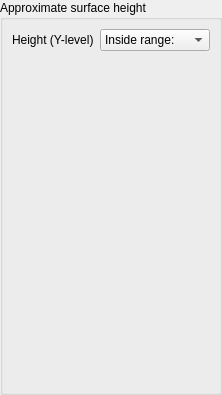
         <widget class="QWidget" name="pageHeight">
          <layout class="QGridLayout" name="gridLayout_25">
           <property name="leftMargin">
            <number>0</number>
           </property>
           <property name="topMargin">
            <number>0</number>
           </property>
           <property name="rightMargin">
            <number>0</number>
           </property>
           <property name="bottomMargin">
            <number>0</number>
           </property>
           <item row="0" column="0">
            <widget class="QGroupBox" name="groupBox_11">
             <property name="title">
              <string>Approximate surface height</string>
             </property>
             <layout class="QGridLayout" name="gridLayout_26">
              <item row="0" column="0">
               <widget class="QLabel" name="label_11">
                <property name="text">
                 <string>Height (Y-level)</string>
                </property>
               </widget>
              </item>
              <item row="0" column="1">
               <widget class="QComboBox" name="comboHeightRange">
                <item>
                 <property name="text">
                  <string>Inside range:</string>
                 </property>
                </item>
                <item>
                 <property name="text">
                  <string>Outside range:</string>
                 </property>
                </item>
               </widget>
              </item>
              <item row="1" column="1">
               <spacer name="verticalSpacer_6">
                <property name="orientation">
                 <enum>Qt::Vertical</enum>
                </property>
                <property name="sizeHint" stdset="0">
                 <size>
                  <width>20</width>
                  <height>332</height>
                 </size>
                </property>
               </spacer>
              </item>
              <item row="0" column="2">
               <layout class="QGridLayout" name="gridHeightRange">
                <property name="spacing">
                 <number>0</number>
                </property>
               </layout>
              </item>
             </layout>
            </widget>
           </item>
          </layout>
         </widget>
